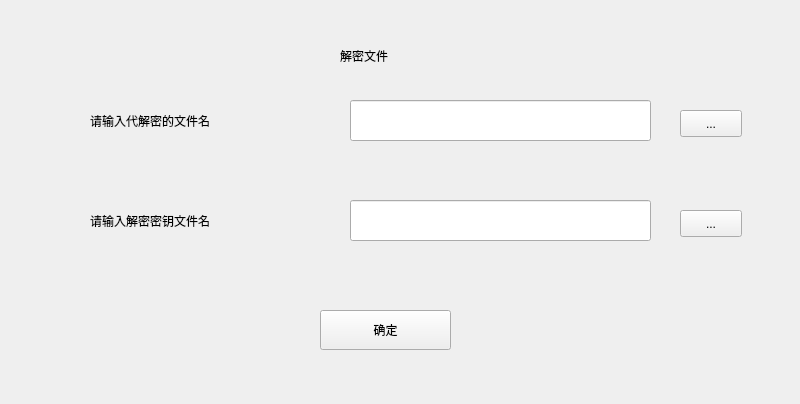
<?xml version="1.0" encoding="UTF-8"?>
<ui version="4.0">
 <class>childrenWindow1</class>
 <widget class="QMainWindow" name="childrenWindow1">
  <property name="geometry">
   <rect>
    <x>0</x>
    <y>0</y>
    <width>800</width>
    <height>404</height>
   </rect>
  </property>
  <property name="windowTitle">
   <string>MainWindow</string>
  </property>
  <property name="styleSheet">
   <string notr="true">font: 9pt &quot;微软雅黑&quot;;</string>
  </property>
  <widget class="QWidget" name="centralwidget">
   <widget class="QLabel" name="label">
    <property name="geometry">
     <rect>
      <x>90</x>
      <y>110</y>
      <width>221</width>
      <height>21</height>
     </rect>
    </property>
    <property name="text">
     <string>请输入代解密的文件名</string>
    </property>
   </widget>
   <widget class="QLineEdit" name="lineEdit">
    <property name="geometry">
     <rect>
      <x>350</x>
      <y>100</y>
      <width>301</width>
      <height>41</height>
     </rect>
    </property>
   </widget>
   <widget class="QLabel" name="label_2">
    <property name="geometry">
     <rect>
      <x>90</x>
      <y>210</y>
      <width>221</width>
      <height>21</height>
     </rect>
    </property>
    <property name="text">
     <string>请输入解密密钥文件名</string>
    </property>
   </widget>
   <widget class="QLabel" name="label_3">
    <property name="geometry">
     <rect>
      <x>340</x>
      <y>40</y>
      <width>101</width>
      <height>31</height>
     </rect>
    </property>
    <property name="text">
     <string>解密文件</string>
    </property>
   </widget>
   <widget class="QLineEdit" name="lineEdit_2">
    <property name="geometry">
     <rect>
      <x>350</x>
      <y>200</y>
      <width>301</width>
      <height>41</height>
     </rect>
    </property>
   </widget>
   <widget class="QPushButton" name="pushButton_3">
    <property name="geometry">
     <rect>
      <x>320</x>
      <y>310</y>
      <width>131</width>
      <height>40</height>
     </rect>
    </property>
    <property name="text">
     <string>确定</string>
    </property>
   </widget>
   <widget class="QToolButton" name="toolButton">
    <property name="geometry">
     <rect>
      <x>680</x>
      <y>110</y>
      <width>62</width>
      <height>27</height>
     </rect>
    </property>
    <property name="text">
     <string>...</string>
    </property>
   </widget>
   <widget class="QToolButton" name="toolButton_2">
    <property name="geometry">
     <rect>
      <x>680</x>
      <y>210</y>
      <width>62</width>
      <height>27</height>
     </rect>
    </property>
    <property name="text">
     <string>...</string>
    </property>
   </widget>
  </widget>
 </widget>
 <resources/>
 <connections/>
</ui>
